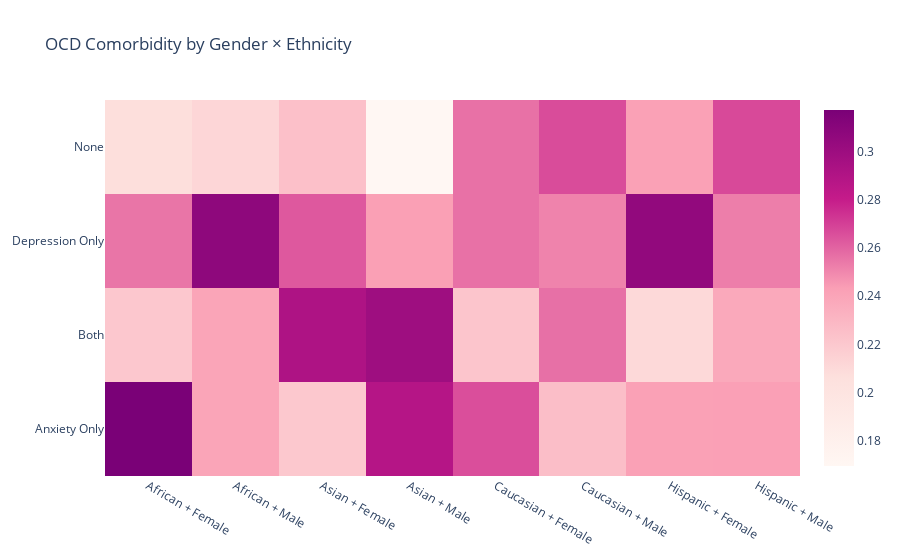

The notebook cell saved with this chart:
### Code cell
ctab_hmap = ctab_ethn_sex.reset_index()
ctab_hmap["Ethnicity"] = ctab_hmap["Ethnicity"] + " + " + ctab_hmap["Sex"]
ctab_hmap = ctab_hmap.rename(columns={"Ethnicity": 
                        "Ethnicity & Sex"}).set_index("Ethnicity & Sex")
ctab_hmap = ctab_hmap.drop(columns=["Sex"])
ctab_hmap = ctab_hmap.T

trace_hmap = go.Heatmap(
    z=ctab_hmap.values,
    x=ctab_hmap.columns,
    y=ctab_hmap.index,
    colorscale=colors_hmap)

fig_hmap = go.Figure(data=[trace_hmap])
fig_hmap.update_layout(title_text="OCD Comorbidity by Gender × Ethnicity")
fig_hmap.show()

### Figure 1 — Plotly figure (JSON) as saved in the notebook; plotly's stock layout.template omitted (floating-point values rounded to 4 significant figures)
{"data": [{"colorscale": [[0, "#fff7f3"], [0.25, "#fde0dd"], [0.5, "#fa9fb5"], [0.75, "#c51b8a"], [1, "#7a0177"]], "type": "heatmap", "x": ["African + Female", "African + Male", "Asian + Female", "Asian + Male", "Caucasian + Female", "Caucasian + Male", "Hispanic + Female", "Hispanic + Male"], "y": ["Anxiety Only", "Both", "Depression Only", "None"], "z": [[0.3172, 0.2402, 0.2201, 0.2881, 0.266, 0.2256, 0.2421, 0.2426], [0.2207, 0.2402, 0.2919, 0.2994, 0.2217, 0.2564, 0.2105, 0.2376], [0.2552, 0.3073, 0.2632, 0.2429, 0.2562, 0.2513, 0.3053, 0.2525], [0.2069, 0.2123, 0.2249, 0.1695, 0.2562, 0.2667, 0.2421, 0.2673]]}], "layout": {"title": {"text": "OCD Comorbidity by Gender × Ethnicity"}}}
